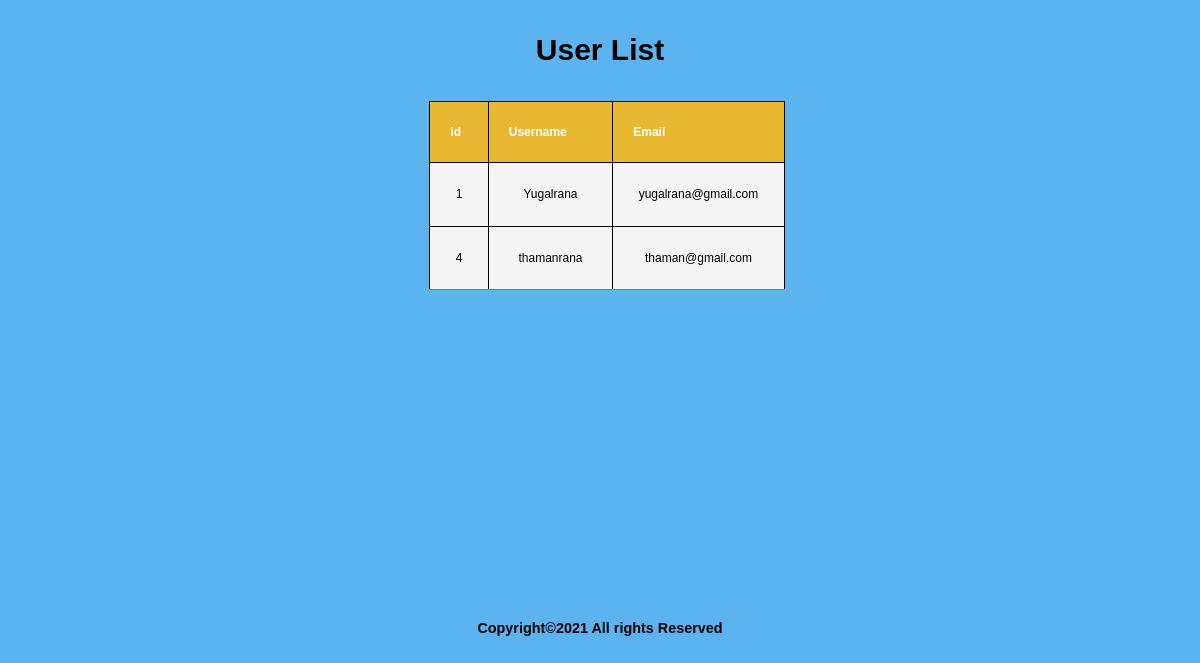
The page /quiz/userlist.php on the database its author committed.
### tables this page shows
CREATE TABLE `register` (
  `id` int(11) NOT NULL,
  `username` varchar(100) NOT NULL,
  `password` varchar(100) NOT NULL,
  `email` varchar(100) NOT NULL
);

### quiz/userlist.php (the view, shortened to what this page needs)
<!DOCTYPE html>
<html>
<head>
	<link rel="stylesheet" type="text/css" href="css/style.css">
</head>
<body>
	<h1> User List</h1>
     <div class="container ">
	<table border="1">
		<tr>
		    <th>id</th>
			<th>Username</th>
			<th>Email</th>
		</tr>
		<?php
		$conn=mysqli_connect("localhost","root","","project");
		$sql="SELECT id,username,email FROM register";
		$result=$conn-> query($sql);
		if($result->  num_rows>0){
			while($row=$result-> fetch_assoc())
			{
				echo"<tr><td>".$row['id']."</td><td>".$row['username']."</td><td>".$row['email']."</td><tr>";
			}
			echo "</table>";
		}
		else{
			echo "0 result";
		}
?>
	</div>
	<h1 class="ft-3">
	Copyright©2021   All rights Reserved
	</h1>
</body>
</html>

### quiz/css/style.css (style rules this page uses)
body { font-family: arial; font-size: 15px; line-height: 1.6cm; background-color: #5BB3F0; }
.container { width: 60%; margin:0 auto; overflow: auto; }
table { width:50%; font-size: 1vw; border-collapse: collapse; margin: 0 0 0 26%; }
th { text-align:center; vertical-align: bottom; height: 70%; padding: 0 10px 0 20px; background-color: #e9b833; color: white; text-align: left; }
td { font-size: 1vw; text-align:center; background-color:whitesmoke; }
h1 { text-align: center; }
tr { border: 1px black; }
.ft-3 { text-align:center; margin-top:26%; font-size:1.2vw; }

### rows shown on the page
register: id "1", username "Yugalrana", email "yugalrana@gmail.com"
register: id "4", username "thamanrana", email "thaman@gmail.com"
